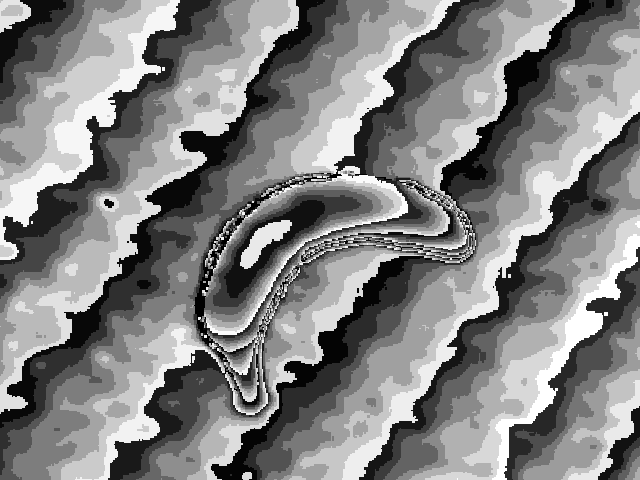
#> input picture record_rs_frames/Banana_2_000000.depth.png, 640 x 480 px, found by its file name
$ python inspect_image.py
#> lines starting #> are read from the running program, lines starting #| are printed output that depends on the picture
import matplotlib
matplotlib.use('tkagg')
import matplotlib.pyplot as plt
import cv2 as cv
import numpy as np


# IMAGE_PATH = '/media/michel_ma/NVMe2/MA_Heinemann_Dataset/000_All_data/002_Real/002_Mug_Large_real/Mug_Large_real000189.depth.png'
# IMAGE_PATH = '/media/michel_ma/NVMe2/MA_Heinemann_Dataset/000_All_data/000_Synthetic_simple/0001_Adjustable_Wrench/Adjustable_Wrench000000.depth.png'

IMAGE_PATH = '/home/michel_ma/MA_Heinemann/catkin_ws/src/rgbd_weight_estimation/record_rs_frames/Banana_2_000000.depth.png'

img = cv.imread(IMAGE_PATH, cv.IMREAD_ANYDEPTH)
#> img is the input picture: shape (480, 640) uint16; min 0, max 65520, mean 33472.6

# img[img==255] = 0.0
# img = img.astype(np.int16)
# img = img*100
img = img*10
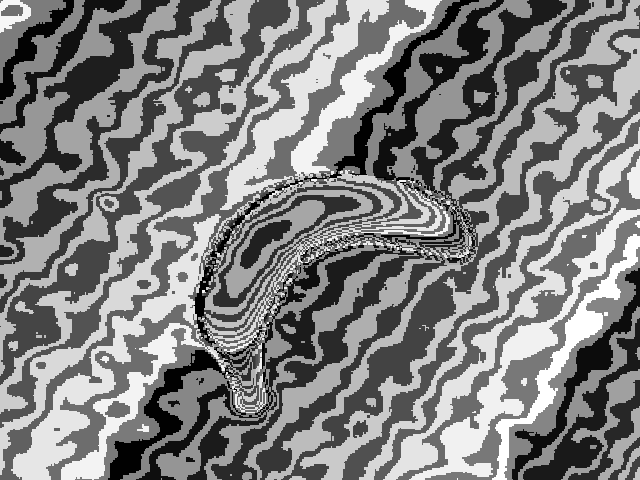
#> img: shape (480, 640) uint16; min 0, max 65376, mean 32881.1; drawn with min black and max white
print(img)
#> (printed output is left out)
print(np.max(img))
#| 65376
print(np.min(img))
#| 0
cv.imwrite(IMAGE_PATH, img)
# plt.show()
